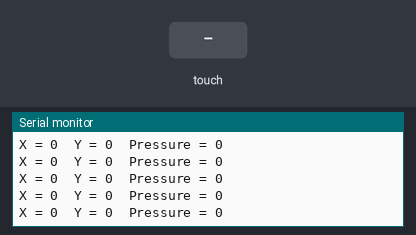
The sketch below on a simulated Arduino Uno, built with avr-gcc and run on an emulated ATmega328P. On the bench: the last lines printed to the serial monitor. Inputs (shaded band) come from the test bench.

Above: at 1.2 s.
1.3 s: touch panel pressed at 13 % / 10 % of its raw x / y range
At 1.31 s:
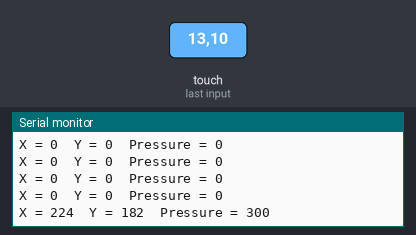
2.8 s: touch panel pressed at 38 % / 10 % of its raw x / y range
At 2.82 s:
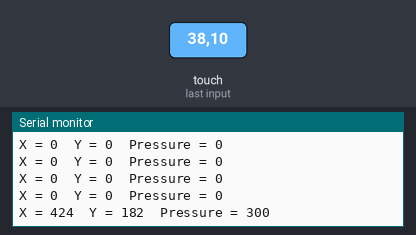
Timing chart, 0 to 5.8 s (numbered marks = the images above; inputs shaded):
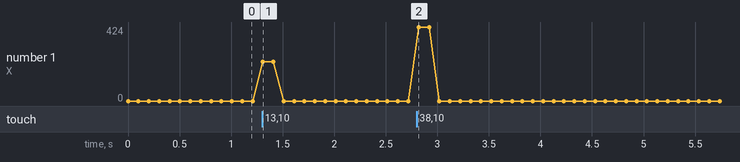

Measured:
- after the input at 1.3 s, the serial monitor: prints a new line at once (image 1)
- after the input at 2.8 s, the serial monitor: prints a new line at once (image 2)

The sketch:

touchscreendemo.ino
```cpp
// Touch screen library with X Y and Z (pressure) readings as well
// as oversampling to avoid 'bouncing'
// This demo code returns raw readings, public domain

#include <stdint.h>
#include "TouchScreen.h"

#define YP A1  // must be an analog pin, use "An" notation!
#define XM A2  // must be an analog pin, use "An" notation!
#define YM 7   // can be a digital pin
#define XP 6   // can be a digital pin

// For better pressure precision, we need to know the resistance
// between X+ and X- Use any multimeter to read it
// For the one we're using, its 300 ohms across the X plate
TouchScreen ts = TouchScreen(XP, YP, XM, YM, 300);

void setup(void) {
  Serial.begin(9600);
}

void loop(void) {
  // a point object holds x y and z coordinates
  TSPoint p = ts.getPoint();

  // we have some minimum pressure we consider 'valid'
  // pressure of 0 means no pressing!
  //if (p.z > ts.pressureThreshhold) {
     Serial.print("X = "); Serial.print(p.x);
     Serial.print("\tY = "); Serial.print(p.y);
     Serial.print("\tPressure = "); Serial.println(p.z);
  //}

  delay(100);
}
```
